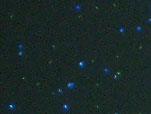
#> input picture PointCounter/images/001_01.jpg, 151 x 114 px, found by its file name
$ python mainprocess.py
#> lines starting #> are read from the running program, lines starting #| are printed output that depends on the picture; after the words box and inside, x2 and y2 are one past the last pixel; in counts of white or black regions, pixels touching at a corner belong together
#> further down, img is the input picture: shape (114, 151, 3); mean B, G, R 38.9, 40.1, 25.6
### PointCounter/jishu/img2bin.py
import cv2 as cv
import numpy as np

np.set_printoptions(threshold=10000000000)
class img2bin:
    #背景平滑
    def Sobel(img):
        img = cv.fastNlMeansDenoisingColored(img,None,5,5,7,21)
        #利用Sobel算子进行过滤
        x=cv.Sobel(img,cv.CV_16S,1,0)
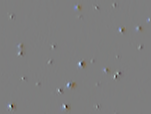
#> x: shape (114, 151, 3) int16; mean of channels 0, 1, 2 0.6, 0.4, 0.2; drawn with min black and max white
        y=cv.Sobel(img,cv.CV_16S,0,1)
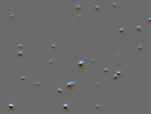
#> y: shape (114, 151, 3) int16; mean of channels 0, 1, 2 0.1, 0.1, 0; drawn with min black and max white
        absx=cv.convertScaleAbs(x)
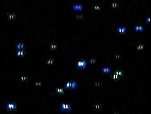
#> absx: shape (114, 151, 3); mean of channels 0, 1, 2 7.5, 5.1, 4.1; drawn as B, G, R
        absy=cv.convertScaleAbs(y)
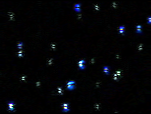
#> absy: shape (114, 151, 3); mean of channels 0, 1, 2 7.5, 5.1, 4.1; drawn as B, G, R
        dist=cv.addWeighted(absx,0.1,absy,0.4,0)
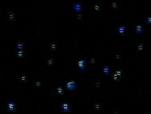
#> dist: shape (114, 151, 3); mean of channels 0, 1, 2 3.7, 2.5, 2; drawn as B, G, R
        LowerSet = np.array([20,20,0])
        UpperSet = np.array([255,255,255])
        mask = cv.inRange(dist,LowerSet ,UpperSet )
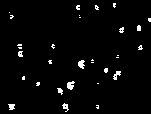
#> mask: shape (114, 151); 2.7% white in thin lines or dots
        print(type(mask))
#| <class 'numpy.ndarray'>
        imgCo = cv.bitwise_and(img, img, mask=mask)
        return imgCo

    #去除原图背景
    def cutBackground(img):
        (rows,cols,channel) = img.shape
#> rows = 114; cols = 151; channel = 3
        i=0
        j=0
        for i in range(rows):
            for j in range(cols):
                if img[i,j,0]!=0:
                    img[i,j,0]=255
                    img[i,j,1]=255
                    img[i,j,2]=255
#> img: shape (114, 151, 3); 2.7% white in thin lines or dots
        return img

    #转换为二值化图像
    def SetGrey(img):
        GreyImage=cv.cvtColor(img,cv.COLOR_BGR2GRAY)
        ret,binimg=cv.threshold(GreyImage,0,255,cv.THRESH_BINARY_INV)
#> binimg: shape (114, 151); 97.3% white; black in thin lines or dots
        return binimg

### PointCounter/jishu/count.py
import cv2 as cv
import numpy as np

class Count:
    def counter(img):
        (rows,cols) = img.shape
#> rows = 114; cols = 151
        fa = np.zeros((rows*cols),dtype=int)
#> fa = 17214 values from 0 to 0
        for i in range(cols*rows):
            fa[i] = i
#> after the loop, fa = 17214 values from 0 to 17213
        def union(x, y):
            fax = getFa(x)
            fay = getFa(y)
            if fax!=fay:
                fa[fay] = fax

        def getFa(idx):
            if fa[idx] != idx:
                fa[idx] = getFa(fa[idx])
                return fa[idx]
            else:
                return fa[idx]

        for i in range(rows-1):
            for j in range(cols-1):
                if i!=0 and j!=0 and i!=rows and j!= rows:
                    if img[i,j]==img[i,j+1] and img[i,j]==0:
                        union(i*rows+j,i*rows+j+1)
                    if img[i,j]==img[i+1,j-1]and img[i,j]==0:
                        union(i*rows+j,i*rows+rows+j-1)
                    if img[i,j]==img[i+1,j] and img[i,j]==0:
                        union(i*rows+j,i*rows+rows+j)
                    if img[i,j]==img[i+1,j+1] and img[i,j]==0:
                        union(i*rows+j,i*rows+rows+j+1)
        for i in range(rows):
            for j in range(cols):
                fa[i*rows+j]=getFa(i*rows+j)
        st=set()
        st.clear()
        fields=np.zeros((rows,cols))
        for i in range(rows-1):
            for j in range(cols-1):
                if img[i,j]==255:
                    continue
                else:
                    st.add("%s"%getFa(i*rows+j))
                    fields[i,j]=getFa(i*rows+j)
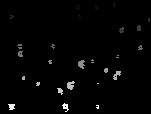
#> fields: shape (114, 151) float64; min 0, max 12719, mean 193.3; drawn with min black and max white
        for i in st:
            print(i)
            print(int(i))
#| 32
#> (printed output is left out)
        # [5 lines of commented-out code are left out]
        return len(st),st,fields

### PointCounter/jishu/colorDivision.py

class CNT:
    def cnt(fathers,img,fields,count):
        #对二值图进行遍历
#> called with count = 32
        (rows,cols) = fields.shape
        print(fields.shape)
#| (114, 151)
        while count > 0:
            G_cnt = 0
            B_cnt = 0
            for i in fathers:
                sum1 = 0  # 绿色通道的像素值之和
                sum2 = 0  # 蓝色通道的像素值之和

                father=int(i)
                for i in range(rows):
                    for j in range(cols):
                        if fields[i,j]==father:
                            sum1 += img[i,j,1]
                            sum2 += img[i,j,0]
                if sum1 > sum2:
                    G_cnt = G_cnt + 1
                elif sum2 > sum1:
                    B_cnt = B_cnt + 1
            count = count - 1
#> this loop made 32 passes
        print("The number of green dots in the figure is",G_cnt)
#| The number of green dots in the figure is 19
        print("The number of blue dots in the figure is",B_cnt)
#| The number of blue dots in the figure is 13
        return G_cnt,B_cnt

### PointCounter/jishu/mainprocess.py
import cv2 as cv
from jishu.img2bin import img2bin
from jishu.count import Count
from jishu.colorDivision import CNT
def process(img):
    sbl = img2bin.Sobel(img)
    imgCut = img2bin.cutBackground(sbl)
    imgBin = img2bin.SetGrey(imgCut)
    count,fathers,fields=Count.counter(imgBin)
    #count:number of points
    #fathers:fathers of every pixels in each point
    #fields:an array size of(rows*cols) in which fathers are marked
    print("The number of points:")
    print(count)
    print("The position of fathers:")
    print(fathers)
    G_num, B_num = CNT.cnt(fathers,img,fields,count)
    #return G_num,B_num
    cv.namedWindow("Image1")
    cv.imshow("Image1", sbl)
    cv.namedWindow("Image2")
    cv.imshow("Image2", imgCut)
    cv.namedWindow("Image3")
    cv.imshow("Image3", imgBin)

    cv.namedWindow("yuantu")
    cv.imshow("yuantu", img)
    cv.waitKey(0)
    # 释放窗口
    cv.destroyAllWindows()

img = cv.imread("E:\\PointCounter\\images\\001_01.jpg")
process(img)

$ run again, with PointCounter/images/001_02.jpg copied over PointCounter/images/001_01.jpg
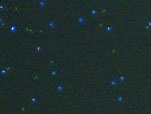
#> input picture PointCounter/images/001_02.jpg, 151 x 114 px, found by its file name
#> img is the input picture: shape (114, 151, 3); mean B, G, R 44.5, 45.9, 29.9
#> in Sobel, `mask = cv.inRange(dist,LowerSet ,UpperSet )`:
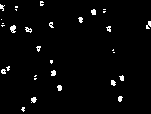
#> mask: shape (114, 151); 2.6% white in thin lines or dots
#| <class 'numpy.ndarray'>
#> binimg: shape (114, 151); 97.4% white; black in thin lines or dots
#> after the loop in counter, `for i in range(rows-1):`:
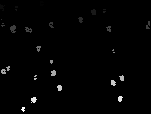
#> fields: shape (114, 151) float64; min 0, max 12220, mean 147.6; drawn with min black and max white
#| 33
#> (printed output is left out)
#| (114, 151)
#> the loop in cnt, `while count > 0:` made 33 passes
#| The number of green dots in the figure is 14
#| The number of blue dots in the figure is 19

$ run again, with PointCounter/images/001_03.jpg copied over PointCounter/images/001_01.jpg
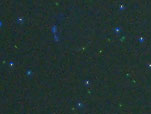
#> input picture PointCounter/images/001_03.jpg, 151 x 114 px, found by its file name
#> img is the input picture: shape (114, 151, 3); mean B, G, R 48.1, 50.4, 33.3
#> in Sobel, `x=cv.Sobel(img,cv.CV_16S,1,0)`:
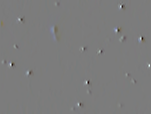
#> x: shape (114, 151, 3) int16; mean of channels 0, 1, 2 0.2, 0.3, 0.3; drawn with min black and max white
#> in Sobel, `mask = cv.inRange(dist,LowerSet ,UpperSet )`:
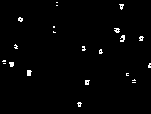
#> mask: shape (114, 151); 1.6% white in thin lines or dots
#| <class 'numpy.ndarray'>
#> binimg: shape (114, 151); 98.4% white; black in thin lines or dots
#> in process, `count,fathers,fields=Count.counter(imgBin)`: count = 24; fathers = 24 items
#| 24
#| {'11706', '3307', '3017', '9480', '7077', '5668', '4244', '626', '5686', '284', '7331', '3306', '3534', '8448', '5372', '6843', '575', '4680', '7185', '9205', '3587', '8007', '1957', '9252'}
#| (114, 151)
#> the loop in cnt, `while count > 0:` made 24 passes
#> count on passes 1 to 8: 23, 22, 21, 20, 19, 18, 17, 16
#| The number of green dots in the figure is 12
#| The number of blue dots in the figure is 12

$ run again, with PointCounter/images/001_04.jpg copied over PointCounter/images/001_01.jpg
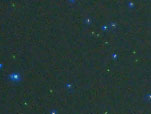
#> input picture PointCounter/images/001_04.jpg, 151 x 114 px, found by its file name
#> img is the input picture: shape (114, 151, 3); mean B, G, R 52.2, 55.2, 36.3
#> in Sobel, `mask = cv.inRange(dist,LowerSet ,UpperSet )`:
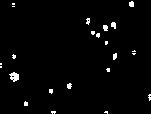
#> mask: shape (114, 151); 2.2% white; 23 white regions (16 under 20 px), largest, box (x1, y1, x2, y2) and area: (9, 72, 19, 82) 64, (111, 22, 116, 29) 27, (129, 1, 134, 7) 26
#| <class 'numpy.ndarray'>
#| 25
#| {'12705', '7183', '11539', '3859', '10195', '8445', '2139', '12759', '696', '2953', '6174', '7524', '7525', '3625', '9643', '357', '6269', '5946', '7182', '10865', '354', '4779', '6169', '7859', '2737'}
#| (114, 151)
#> the loop in cnt, `while count > 0:` made 25 passes
#| The number of green dots in the figure is 13
#| The number of blue dots in the figure is 12
